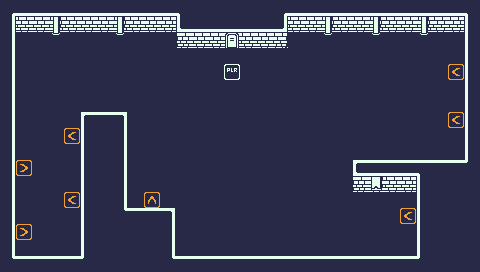

A level layout from a 2D game, rendered from its tile map. Below: a short description, then the map file with its tile-grid data intact:
An orthogonal 30x17 tile map with 16x16 px tiles, 4 tile layers (color, walls, decor, spawn).

<map version="1.10" tiledversion="1.12.2" orientation="orthogonal" renderorder="right-down" width="30" height="17" tilewidth="16" tileheight="16" infinite="0" nextlayerid="5" nextobjectid="1">
 <tileset firstgid="1" source="1bit.tsx" />
 <layer id="1" name="color" width="30" height="17">
  <data encoding="csv">
129,129,129,129,129,129,129,129,129,129,129,129,129,129,129,129,129,129,129,129,129,129,129,129,129,129,129,129,129,129,
129,129,129,129,129,129,129,129,129,129,129,129,129,129,129,129,129,129,129,129,129,129,129,129,129,129,129,129,129,129,
129,129,129,129,129,129,129,129,129,129,129,129,129,129,129,129,129,129,129,129,129,129,129,129,129,129,129,129,129,129,
129,129,129,129,129,129,129,129,129,129,129,129,129,129,129,129,129,129,129,129,129,129,129,129,129,129,129,129,129,129,
129,129,129,129,129,129,129,129,129,129,129,129,129,129,129,129,129,129,129,129,129,129,129,129,129,129,129,129,129,129,
129,129,129,129,129,129,129,129,129,129,129,129,129,129,129,129,129,129,129,129,129,129,129,129,129,129,129,129,129,129,
129,129,129,129,129,129,129,129,129,129,129,129,129,129,129,129,129,129,129,129,129,129,129,129,129,129,129,129,129,129,
129,129,129,129,129,129,129,129,129,129,129,129,129,129,129,129,129,129,129,129,129,129,129,129,129,129,129,129,129,129,
129,129,129,129,129,129,129,129,129,129,129,129,129,129,129,129,129,129,129,129,129,129,129,129,129,129,129,129,129,129,
129,129,129,129,129,129,129,129,129,129,129,129,129,129,129,129,129,129,129,129,129,129,129,129,129,129,129,129,129,129,
129,129,129,129,129,129,129,129,129,129,129,129,129,129,129,129,129,129,129,129,129,129,129,129,129,129,129,129,129,129,
129,129,129,129,129,129,129,129,129,129,129,129,129,129,129,129,129,129,129,129,129,129,129,129,129,129,129,129,129,129,
129,129,129,129,129,129,129,129,129,129,129,129,129,129,129,129,129,129,129,129,129,129,129,129,129,129,129,129,129,129,
129,129,129,129,129,129,129,129,129,129,129,129,129,129,129,129,129,129,129,129,129,129,129,129,129,129,129,129,129,129,
129,129,129,129,129,129,129,129,129,129,129,129,129,129,129,129,129,129,129,129,129,129,129,129,129,129,129,129,129,129,
129,129,129,129,129,129,129,129,129,129,129,129,129,129,129,129,129,129,129,129,129,129,129,129,129,129,129,129,129,129,
129,129,129,129,129,129,129,129,129,129,129,129,129,129,129,129,129,129,129,129,129,129,129,129,129,129,129,129,129,129
</data>
 </layer>
 <layer id="2" name="walls" width="30" height="17">
  <data encoding="csv">
1,2,2,2,2,2,2,2,2,2,2,3,0,0,0,0,0,1,2,2,2,2,2,2,2,2,2,2,2,3,
33,162,162,196,162,162,162,196,162,162,162,101,2,2,2,2,2,100,162,162,196,162,162,196,162,162,196,162,162,35,
33,0,0,0,0,0,0,0,0,0,0,161,162,162,167,162,162,163,0,0,0,0,0,0,0,0,0,0,0,35,
33,0,0,0,0,0,0,0,0,0,0,0,0,0,0,0,0,0,0,0,0,0,0,0,0,0,0,0,0,35,
33,0,0,0,0,0,0,0,0,0,0,0,0,0,0,0,0,0,0,0,0,0,0,0,0,0,0,0,0,35,
33,0,0,0,0,0,0,0,0,0,0,0,0,0,0,0,0,0,0,0,0,0,0,0,0,0,0,0,0,35,
33,0,0,0,0,0,0,0,0,0,0,0,0,0,0,0,0,0,0,0,0,0,0,0,0,0,0,0,0,35,
33,0,0,0,0,133,66,132,0,0,0,0,0,0,0,0,0,0,0,0,0,0,0,0,0,0,0,0,0,35,
33,0,0,0,0,35,0,33,0,0,0,0,0,0,0,0,0,0,0,0,0,0,0,0,0,0,0,0,0,35,
33,0,0,0,0,35,0,33,0,0,0,0,0,0,0,0,0,0,0,0,0,0,0,0,0,0,0,0,0,35,
33,0,0,0,0,35,0,33,0,0,0,0,0,0,0,0,0,0,0,0,0,0,97,98,98,98,136,66,66,67,
33,0,0,0,0,35,0,33,0,0,0,0,0,0,0,0,0,0,0,0,0,0,161,193,162,162,35,0,0,0,
33,0,0,0,0,35,0,33,0,0,0,0,0,0,0,0,0,0,0,0,0,0,0,0,0,0,35,0,0,0,
33,0,0,0,0,35,0,65,66,66,132,0,0,0,0,0,0,0,0,0,0,0,0,0,0,0,35,0,0,0,
33,0,0,0,0,35,0,0,0,0,33,0,0,0,0,0,0,0,0,0,0,0,0,0,0,0,35,0,0,0,
33,0,0,0,0,35,0,0,0,0,33,0,0,0,0,0,0,0,0,0,0,0,0,0,0,0,35,0,0,0,
65,66,66,66,66,67,0,0,0,0,65,66,66,66,66,66,66,66,66,66,66,66,66,66,66,66,67,0,0,0
</data>
 </layer>
 <layer id="4" name="decor" width="30" height="17">
  <data encoding="csv">
0,0,0,0,0,0,0,0,0,0,0,0,0,0,0,0,0,0,0,0,0,0,0,0,0,0,0,0,0,0,
0,0,0,0,0,0,0,0,0,0,0,0,0,0,0,0,0,0,0,0,0,0,0,0,0,0,0,0,0,0,
0,0,0,228,0,0,0,228,0,0,0,0,0,0,0,0,0,0,0,0,228,0,0,228,0,0,228,0,0,0,
0,0,0,0,0,0,0,0,0,0,0,0,0,0,0,0,0,0,0,0,0,0,0,0,0,0,0,0,0,0,
0,0,0,0,0,0,0,0,0,0,0,0,0,0,0,0,0,0,0,0,0,0,0,0,0,0,0,0,0,0,
0,0,0,0,0,0,0,0,0,0,0,0,0,0,0,0,0,0,0,0,0,0,0,0,0,0,0,0,0,0,
0,0,0,0,0,0,0,0,0,0,0,0,0,0,0,0,0,0,0,0,0,0,0,0,0,0,0,0,0,0,
0,0,0,0,0,0,0,0,0,0,0,0,0,0,0,0,0,0,0,0,0,0,0,0,0,0,0,0,0,0,
0,0,0,0,0,0,0,0,0,0,0,0,0,0,0,0,0,0,0,0,0,0,0,0,0,0,0,0,0,0,
0,0,0,0,0,0,0,0,0,0,0,0,0,0,0,0,0,0,0,0,0,0,0,0,0,0,0,0,0,0,
0,0,0,0,0,0,0,0,0,0,0,0,0,0,0,0,0,0,0,0,0,0,0,0,0,0,0,0,0,0,
0,0,0,0,0,0,0,0,0,0,0,0,0,0,0,0,0,0,0,0,0,0,0,0,0,0,0,0,0,0,
0,0,0,0,0,0,0,0,0,0,0,0,0,0,0,0,0,0,0,0,0,0,0,0,0,0,0,0,0,0,
0,0,0,0,0,0,0,0,0,0,0,0,0,0,0,0,0,0,0,0,0,0,0,0,0,0,0,0,0,0,
0,0,0,0,0,0,0,0,0,0,0,0,0,0,0,0,0,0,0,0,0,0,0,0,0,0,0,0,0,0,
0,0,0,0,0,0,0,0,0,0,0,0,0,0,0,0,0,0,0,0,0,0,0,0,0,0,0,0,0,0,
0,0,0,0,0,0,0,0,0,0,0,0,0,0,0,0,0,0,0,0,0,0,0,0,0,0,0,0,0,0
</data>
 </layer>
 <layer id="3" name="spawn" width="30" height="17">
  <data encoding="csv">
0,0,0,0,0,0,0,0,0,0,0,0,0,0,0,0,0,0,0,0,0,0,0,0,0,0,0,0,0,0,
0,0,0,0,0,0,0,0,0,0,0,0,0,0,0,0,0,0,0,0,0,0,0,0,0,0,0,0,0,0,
0,0,0,0,0,0,0,0,0,0,0,0,0,0,0,0,0,0,0,0,0,0,0,0,0,0,0,0,0,0,
0,0,0,0,0,0,0,0,0,0,0,0,0,0,0,0,0,0,0,0,0,0,0,0,0,0,0,0,0,0,
0,0,0,0,0,0,0,0,0,0,0,0,0,0,74,0,0,0,0,0,0,0,0,0,0,0,0,0,43,0,
0,0,0,0,0,0,0,0,0,0,0,0,0,0,0,0,0,0,0,0,0,0,0,0,0,0,0,0,0,0,
0,0,0,0,0,0,0,0,0,0,0,0,0,0,0,0,0,0,0,0,0,0,0,0,0,0,0,0,0,0,
0,0,0,0,0,0,0,0,0,0,0,0,0,0,0,0,0,0,0,0,0,0,0,0,0,0,0,0,43,0,
0,0,0,0,43,0,0,0,0,0,0,0,0,0,0,0,0,0,0,0,0,0,0,0,0,0,0,0,0,0,
0,0,0,0,0,0,0,0,0,0,0,0,0,0,0,0,0,0,0,0,0,0,0,0,0,0,0,0,0,0,
0,10,0,0,0,0,0,0,0,0,0,0,0,0,0,0,0,0,0,0,0,0,0,0,0,0,0,0,0,0,
0,0,0,0,0,0,0,0,0,0,0,0,0,0,0,0,0,0,0,0,0,0,0,0,0,0,0,0,0,0,
0,0,0,0,43,0,0,0,0,42,0,0,0,0,0,0,0,0,0,0,0,0,0,0,0,0,0,0,0,0,
0,0,0,0,0,0,0,0,0,0,0,0,0,0,0,0,0,0,0,0,0,0,0,0,0,43,0,0,0,0,
0,10,0,0,0,0,0,0,0,0,0,0,0,0,0,0,0,0,0,0,0,0,0,0,0,0,0,0,0,0,
0,0,0,0,0,0,0,0,0,0,0,0,0,0,0,0,0,0,0,0,0,0,0,0,0,0,0,0,0,0,
0,0,0,0,0,0,0,0,0,0,0,0,0,0,0,0,0,0,0,0,0,0,0,0,0,0,0,0,0,0
</data>
 </layer>
</map>
